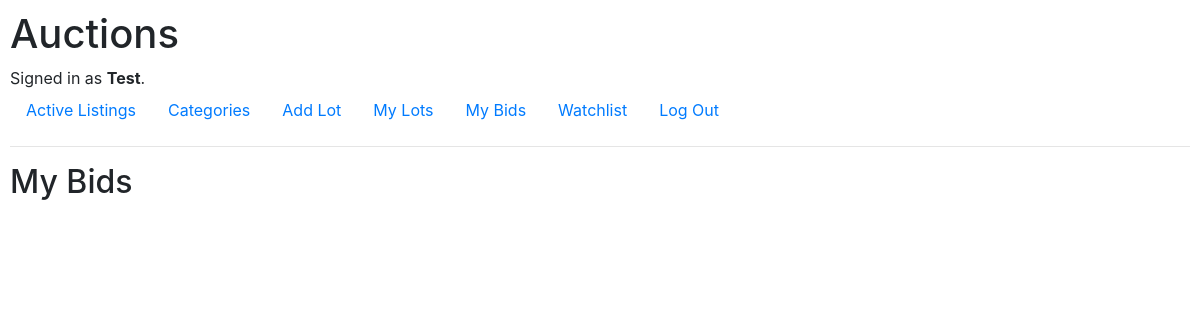
Page /bids (signed in) on the earlier database version.
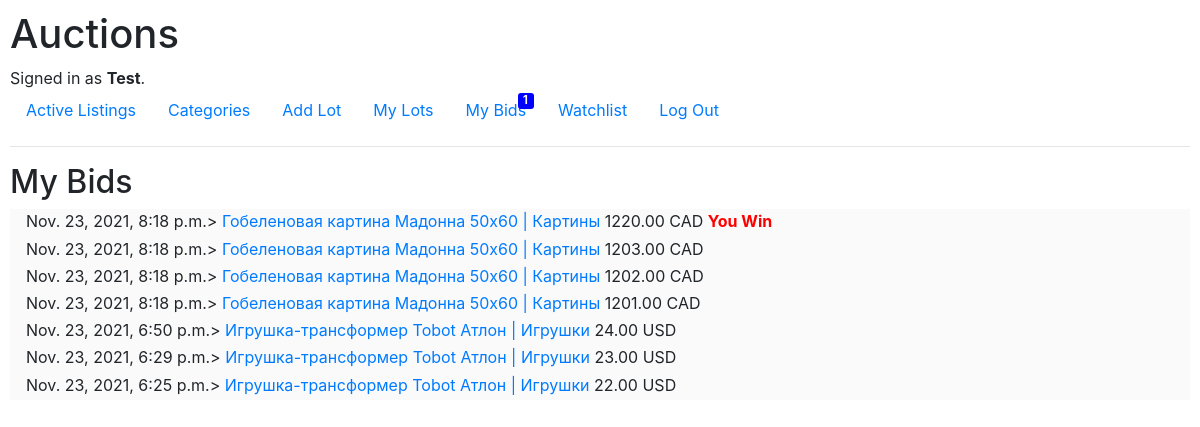
Same page on the later database version.
### auctions/models.py (models this page shows, shortened)
class Bid(models.Model):
    lot = models.ForeignKey(Lot, on_delete=models.CASCADE, related_name='bids')
    user = models.ForeignKey(User, on_delete=models.CASCADE, related_name='bids')
    amount = models.DecimalField(max_digits=6, decimal_places=2)
    status = models.IntegerField(default=0)
    created_at = models.DateTimeField(auto_now_add=True)

class Lot(models.Model):
    user = models.ForeignKey(User, on_delete=models.CASCADE, related_name='lots')
    title = models.CharField(max_length=256)
    description = models.TextField()
    min_amount = models.DecimalField(max_digits=6, decimal_places=2)
    currency = models.ForeignKey(Currency, on_delete=models.CASCADE, default='USD')
    image = models.CharField(max_length=256)
    category = models.ForeignKey(Category, on_delete=models.CASCADE, related_name='lots')
    state = models.IntegerField()
    created_at = models.DateTimeField(auto_now_add=True)
    updated_at = models.DateTimeField(auto_now=True)
    def __str__(self):
        return f"{self.title} | {self.category}"

class Category(models.Model):
    name = models.CharField(max_length=256)
    def __str__(self):
        return f"{self.name}"

class Currency(models.Model):
    name = models.CharField(max_length=3)
    def __str__(self):
        return f"{self.name}"

### auctions/views.py (the view)
# urls.py: path("bids", views.mybids, name="mybids"),
@login_required(login_url='/login')
def mybids(request):
    return render(request, "auctions/mybids.html", {
        "bids": Bid.objects.order_by('-created_at','lot_id','-amount').filter(user_id=request.user.id),
        "bids_notifications": getBidNotificationCount(request),
    })

### auctions/views.py (called while the page is built)
def getBidNotificationCount(request):
    return Notification.objects.filter(user_id=request.user.id, state=1, type=1).all().count()

### auctions/templates/auctions/mybids.html
{% extends "auctions/layout.html" %}
{% block body %}
    <h2>My Bids</h2>
    {% for bid in bids %}
        <div class="comment">
            {{ bid.created_at }}> <a href="{% url 'lot' bid.lot.id %}">{{ bid.lot }}</a>
            <span>{{ bid.amount }} {{ bid.lot.currency }}</span>
            {% if bid.status == 1%}
            <span class="you-win">You Win</span>
            {% endif %}
        </div>
    {% endfor %}
{% endblock %}

### auctions/templates/auctions/layout.html (shortened to what this page needs)
{% load static %}
<!DOCTYPE html>
<html lang="en">
    <head>
        <link rel="stylesheet" href="https://stackpath.bootstrapcdn.com/bootstrap/4.4.1/css/bootstrap.min.css">
        <link href="{% static 'auctions/styles.css' %}" rel="stylesheet">
    </head>
    <body>
        <h1>Auctions</h1>
        <div>
            {% if user.is_authenticated %}
                Signed in as <strong>{{ user.username }}</strong>.
            {% else %}
                Not signed in.
            {% endif %}
        </div>
        <ul class="nav">
            <li class="nav-item">
                <a class="nav-link" href="{% url 'index' %}">Active Listings</a>
            </li>
            <li class="nav-item">
                <a class="nav-link" href="{% url 'categories' %}">Categories</a>
            </li>
            {% if user.is_authenticated %}
                <li class="nav-item">
                    <a class="nav-link" href="{% url 'addlot' %}">Add Lot</a>
                </li>
                <li class="nav-item">
                    <a class="nav-link" href="{% url 'mylots' %}">My Lots</a>
                </li>
                <li class="nav-item">
                    <a class="nav-link" href="{% url 'mybids' %}">My Bids</a>
                    {% if bids_notifications > 0 %}
                    <a href="{% url 'read' %}">
                    <div id="msg-count">{{ bids_notifications }}</div>
                    </a>
                    {% endif %}
                </li>
                <li class="nav-item">
                    <a class="nav-link" href="{% url 'watchlist' %}">Watchlist</a>
                </li>
            {% endif %}
            {% if user.is_authenticated %}
                <li class="nav-item">
                    <a class="nav-link" href="{% url 'logout' %}">Log Out</a>
                </li>
            {% endif %}
        </ul>
        <hr>
        {% block body %}
        {% endblock %}
    </body>
</html>

Differences in the rows shown:
added Bid: created_at "Nov. 23, 2021, 8:18 p.m.", lot "Гобеленовая картина Мадонна 50х60 | Картины", amount "1220.00", lot.currency "CAD", status "You Win"
added Bid: created_at "Nov. 23, 2021, 8:18 p.m.", lot "Гобеленовая картина Мадонна 50х60 | Картины", amount "1203.00", lot.currency "CAD"
added Bid: created_at "Nov. 23, 2021, 8:18 p.m.", lot "Гобеленовая картина Мадонна 50х60 | Картины", amount "1202.00", lot.currency "CAD"
added Bid: created_at "Nov. 23, 2021, 8:18 p.m.", lot "Гобеленовая картина Мадонна 50х60 | Картины", amount "1201.00", lot.currency "CAD"
added Bid: created_at "Nov. 23, 2021, 6:50 p.m.", lot "Игрушка-трансформер Tobot Атлон | Игрушки", amount "24.00", lot.currency "USD"
added Bid: created_at "Nov. 23, 2021, 6:29 p.m.", lot "Игрушка-трансформер Tobot Атлон | Игрушки", amount "23.00", lot.currency "USD"
added Bid: created_at "Nov. 23, 2021, 6:25 p.m.", lot "Игрушка-трансформер Tobot Атлон | Игрушки", amount "22.00", lot.currency "USD"
Other differences:
{{ bids_notifications }}: (not shown) → "1"
